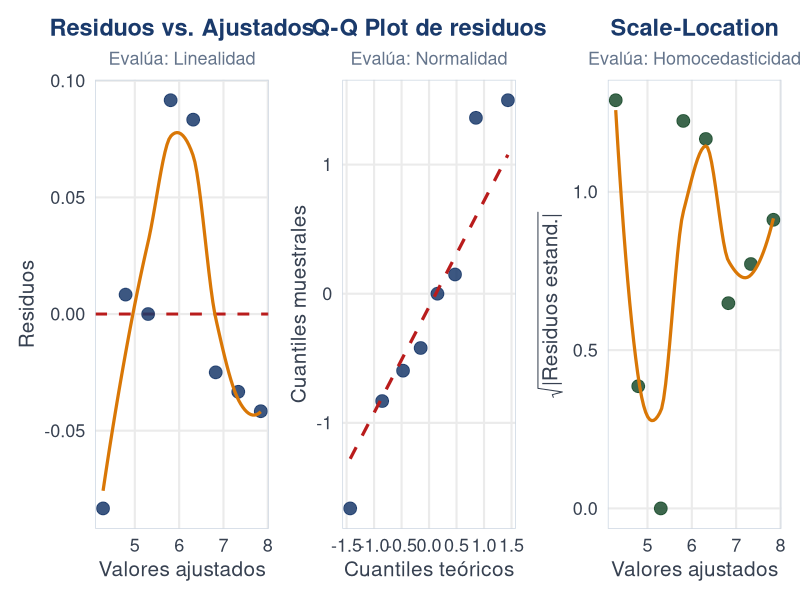

This chart was generated by the following R code:
## ---- chunk 1
#| echo: false
#| warning: false
#| message: false
#| fig-width: 16
#| fig-height: 4.8
#| fig-align: center
#| out-width: "100%"

library(ggplot2); library(patchwork)

nitrogeno   <- c(40, 60, 80, 100, 120, 140, 160, 180)
rendimiento <- c(4.2, 4.8, 5.3, 5.9, 6.4, 6.8, 7.3, 7.8)
modelo <- lm(rendimiento ~ nitrogeno)

df_diag <- data.frame(
  ajustados = fitted(modelo),
  residuos  = residuals(modelo),
  std_res   = rstandard(modelo),
  sqrt_std  = sqrt(abs(rstandard(modelo)))
)

tema_d <- theme_minimal(base_size = 16) +
  theme(
    plot.title       = element_text(face = "bold", hjust = 0.5,
                                    size = 17, color = "#1a3a6b"),
    plot.subtitle    = element_text(hjust = 0.5, size = 13,
                                    color = "#64748b"),
    axis.title       = element_text(size = 15, color = "#374151"),
    axis.text        = element_text(size = 13, color = "#374151"),
    panel.grid.minor = element_blank(),
    panel.border     = element_rect(color = "#cbd5e1", fill = NA,
                                    linewidth = 0.5)
  )

p1 <- ggplot(df_diag, aes(ajustados, residuos)) +
  geom_hline(yintercept = 0, linetype = "dashed",
             color = "#b91c1c", linewidth = 1) +
  geom_point(color = "#1a3a6b", size = 4, alpha = 0.85) +
  geom_smooth(method = "loess", se = FALSE,
              color = "#d97706", linewidth = 1.1) +
  labs(title = "Residuos vs. Ajustados",
       subtitle = "Evalúa: Linealidad",
       x = "Valores ajustados", y = "Residuos") +
  tema_d

p2 <- ggplot(df_diag, aes(sample = std_res)) +
  stat_qq(color = "#1a3a6b", size = 4, alpha = 0.85) +
  stat_qq_line(color = "#b91c1c", linewidth = 1.1, linetype = "dashed") +
  labs(title = "Q-Q Plot de residuos",
       subtitle = "Evalúa: Normalidad",
       x = "Cuantiles teóricos", y = "Cuantiles muestrales") +
  tema_d

p3 <- ggplot(df_diag, aes(ajustados, sqrt_std)) +
  geom_point(color = "#1b4d2e", size = 4, alpha = 0.85) +
  geom_smooth(method = "loess", se = FALSE,
              color = "#d97706", linewidth = 1.1) +
  labs(title = "Scale-Location",
       subtitle = "Evalúa: Homocedasticidad",
       x = "Valores ajustados",
       y = expression(sqrt("|Residuos estand.|"))) +
  tema_d

p1 + p2 + p3
